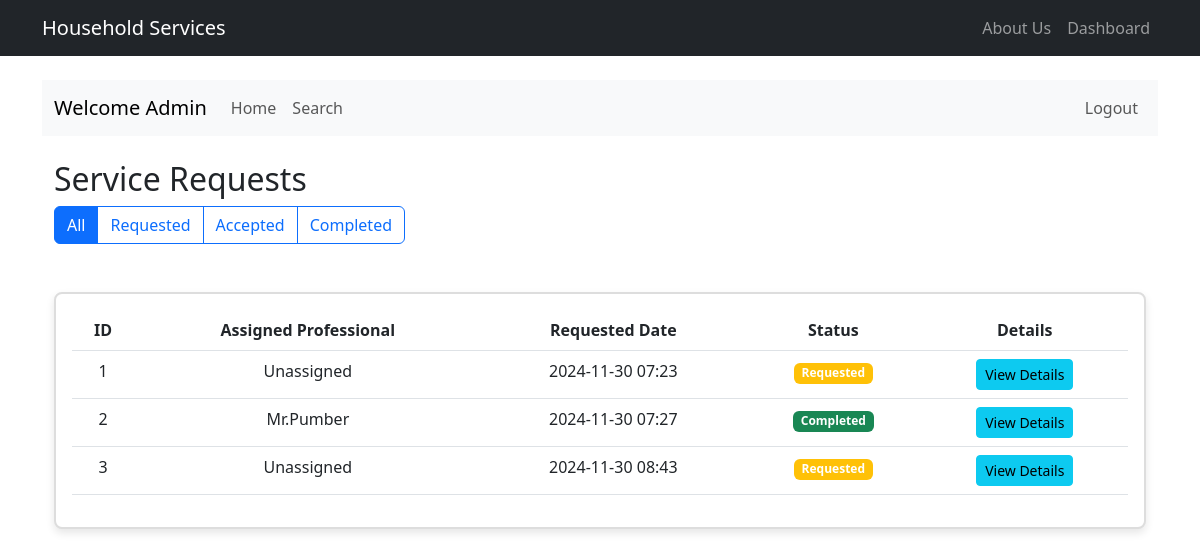
/admin/service-requests (signed in), run on an earlier commit of the app's database.
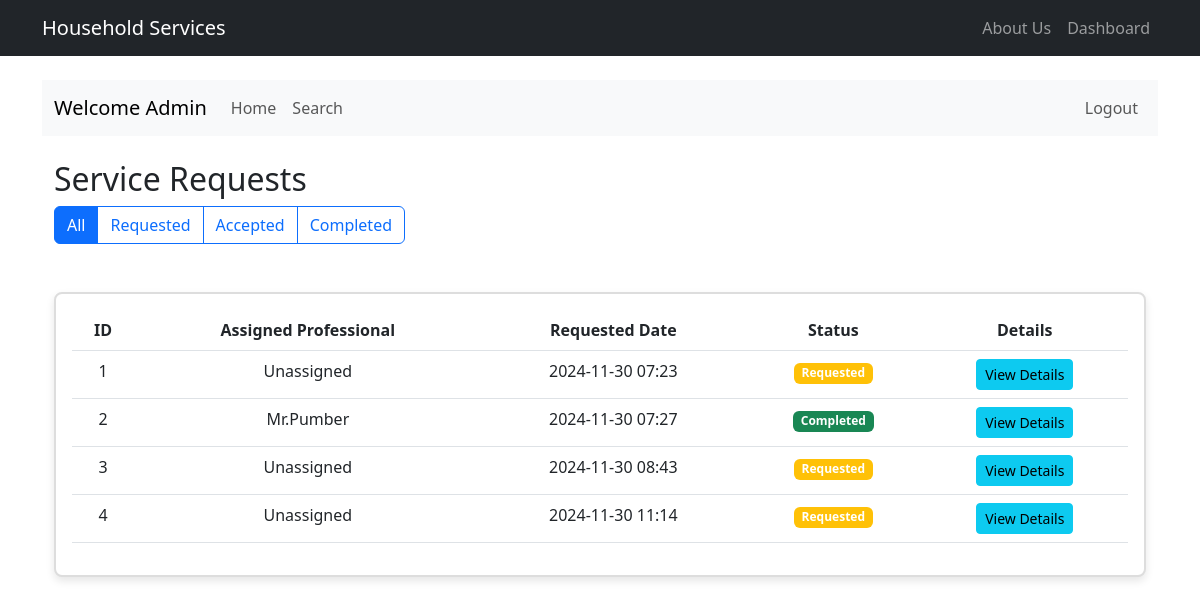
And on a later commit of the database.
### model.py (models this page shows, shortened)
class ServiceRequest(db.Model):
    id = db.Column(db.Integer, primary_key=True)
    service_id = db.Column(db.Integer, db.ForeignKey('service.id'), nullable=False)
    customer_id = db.Column(db.Integer, db.ForeignKey('customer.id'), nullable=False)
    professional_id = db.Column(db.Integer, db.ForeignKey('service_professional.id'))
    date_of_request = db.Column(db.DateTime, default=datetime.utcnow, nullable=False)
    date_of_completion = db.Column(db.DateTime)
    status = db.Column(db.String(20), default='requested')  # requested, accepted, in_progress, completed, cancelled
    remarks = db.Column(db.Text)
    rating = db.Column(db.Integer)  # 1-5 rating
    review = db.Column(db.Text)
    service = db.relationship('Service', backref='requests')
    preferred_date = db.Column(db.Date, nullable=False)
    preferred_time = db.Column(db.Time, nullable=False)
    address = db.Column(db.String(200), nullable=False)
    pincode = db.Column(db.String(10), nullable=False)
    description = db.Column(db.Text)
    sub_service_id = db.Column(db.Integer, db.ForeignKey('sub_service.id'))
    sub_service = db.relationship('SubService', backref='requests')

class User(UserMixin, db.Model):
    id = db.Column(db.Integer, primary_key=True)
    username = db.Column(db.String(80), unique=True, nullable=False)
    email = db.Column(db.String(120), unique=True, nullable=False)
    password_hash = db.Column(db.String(128), nullable=False)
    type = db.Column(db.String(50), nullable=False)
    created_at = db.Column(db.DateTime, default=datetime.utcnow)
    updated_at = db.Column(db.DateTime, default=datetime.utcnow, onupdate=datetime.utcnow)
    __mapper_args__ = {
        'polymorphic_identity': 'user',
        'polymorphic_on': type
    }

class ServiceProfessional(User):
    __tablename__ = 'service_professional'
    __mapper_args__ = {'polymorphic_identity': 'service_professional'}
    id = db.Column(db.Integer, db.ForeignKey('user.id'), primary_key=True)
    name = db.Column(db.String(100), nullable=False)  # Made nullable=False
    phone = db.Column(db.String(20))
    description = db.Column(db.Text)
    service_type = db.Column(db.String(100), nullable=False)  # Made nullable=False
    experience = db.Column(db.Integer, nullable=False)  # Made nullable=False
    address = db.Column(db.String(200), nullable=False)  # Added address field
    pincode = db.Column(db.String(10), nullable=False)  # Added pincode field
    documents_path = db.Column(db.String(255))  # Added documents path
    is_blocked = db.Column(db.Boolean, default=False)
    is_approved = db.Column(db.Boolean, default=False)
    is_active = db.Column(db.Boolean, default=True)
    rating = db.Column(db.Float, default=0.0)
    total_reviews = db.Column(db.Integer, default=0)
    requests = db.relationship('ServiceRequest', backref='professional', lazy='dynamic')

### routes.py (the view)
@app.route('/admin/service-requests')
@login_required
def manage_service_requests():
    if current_user.type != 'admin':
        flash('Access denied. Admin privileges required.', 'danger')
        return redirect(url_for('dashboard'))
    status_filter = request.args.get('status', 'all')
    if status_filter == 'all':
        requests = ServiceRequest.query.all()
    else:
        requests = ServiceRequest.query.filter_by(status=status_filter).all()
    return render_template('admin/service_requests.html', requests=requests, current_filter=status_filter)

### app.py (called while the page is built)
@login_manager.user_loader
def load_user(user_id):
    return User.query.get(int(user_id))

### templates/admin/service_requests.html (shortened to what this page needs)
{% extends "main.html" %}
{% block admin_content %}
<div class="container">
    <div class="row mb-4">
        <div class="col-md-12">
            <h2>Service Requests</h2>
            <div class="btn-group mb-3">
                <a href="{{ url_for('manage_service_requests', status='all') }}"
                   class="btn btn-outline-primary {% if current_filter == 'all' %}active{% endif %}">All</a>
                <a href="{{ url_for('manage_service_requests', status='requested') }}"
                   class="btn btn-outline-primary {% if current_filter == 'requested' %}active{% endif %}">Requested</a>
                <a href="{{ url_for('manage_service_requests', status='accepted') }}"
                   class="btn btn-outline-primary {% if current_filter == 'accepted' %}active{% endif %}">Accepted</a>
                <a href="{{ url_for('manage_service_requests', status='completed') }}"
                   class="btn btn-outline-primary {% if current_filter == 'completed' %}active{% endif %}">Completed</a>
            </div>
        </div>
    </div>
    <div class="card">
        <div class="card-body">
            <table class="table">
                <thead>
                    <tr>
                        <th>ID</th>
                        <th>Assigned Professional</th>
                        <th>Requested Date</th>
                        <th>Status</th>
                        <th>Details</th>
                    </tr>
                </thead>
                <tbody>
                    {% for request in requests %}
                    <tr>
                        <td>{{ request.id }}</td>
                        <td>{{ request.professional.name if request.professional else 'Unassigned' }}</td>
                        <td>{{ request.date_of_request.strftime('%Y-%m-%d %H:%M') }}</td>
                        <td>
                            <span class="badge bg-{{ {
                                'requested': 'warning',
                                'accepted': 'primary',
                                'completed': 'success'
                            }[request.status] }}">
                                {{ request.status.title() }}
                            </span>
                        </td>
                        <td>
                            <button class="btn btn-sm btn-info" data-bs-toggle="modal" data-bs-target="#requestModal{{ request.id }}">
                                View Details
                            </button>
                        </td>
                    </tr>
                    {% endfor %}
                </tbody>
            </table>
        </div>
    </div>
</div>
{% endblock %}

What changed in the data, as far as the page shows it:
added ServiceRequest: id "4", professional "Unassigned", date_of_request "2024-11-30 11:14", status "Requested"
